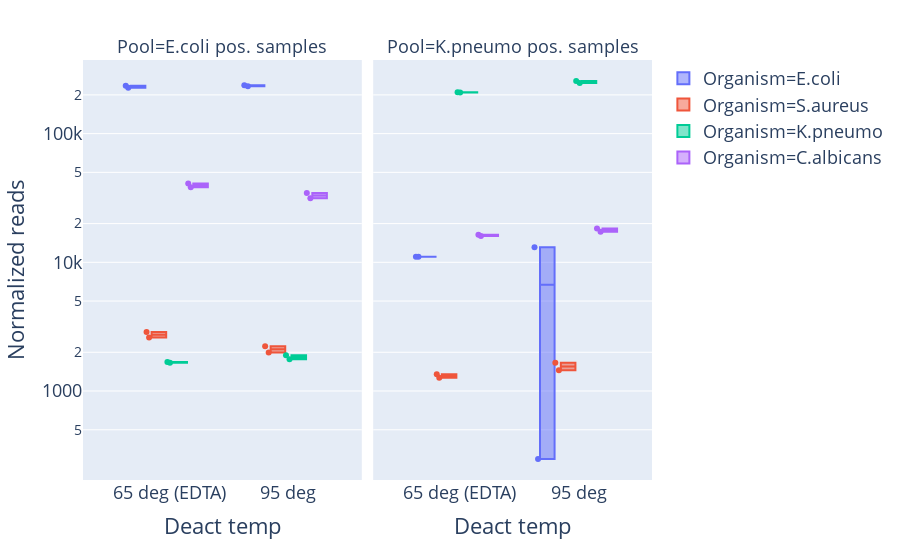

Notebook code cell kept with this figure:
### Code cell
fig = px.box(merged_melt[~(merged_melt['Normalized reads'] == 0) & ~(merged_melt['Organism'] == 'Human') & (merged_melt['centrifugation'] == 'No Spin')],
             x='Deact temp',
             y='Normalized reads', color='Organism',
             log_y=True, facet_col='Pool', category_orders={'centrifugation': ['No Spin', '100g', '200g'], 'Deact temp': ['65 deg (EDTA)', '95 deg']},
             points='all', hover_data=['Accession'])
fig.update_layout(height=700, font=dict(size=18))
fig.show()

### Figure 1 — Plotly figure (JSON) as saved in the notebook; plotly's stock layout.template omitted (floating-point values rounded to 4 significant figures)
{"data": [{"alignmentgroup": "True", "boxpoints": "all", "customdata": [["IDBD-D101079"], ["IDBD-D101080"], ["IDBD-D101083"], ["IDBD-D101084"]], "hoverlabel": {"namelength": 0}, "hovertemplate": "Organism=E.coli<br>Pool=E.coli pos. samples<br>Deact temp=%{x}<br>Normalized reads=%{y}<br>Accession=%{customdata[0]}", "legendgroup": "Organism=E.coli", "marker": {"color": "#636efa"}, "name": "Organism=E.coli", "notched": false, "offsetgroup": "Organism=E.coli", "orientation": "v", "showlegend": true, "type": "box", "x": ["95 deg", "95 deg", "65 deg (EDTA)", "65 deg (EDTA)"], "x0": " ", "xaxis": "x", "y": [237500.0, 233200.0, 235900.0, 227400.0], "y0": " ", "yaxis": "y"}, {"alignmentgroup": "True", "boxpoints": "all", "customdata": [["IDBD-D101081"], ["IDBD-D101082"], ["IDBD-D101085"], ["IDBD-D101086"]], "hoverlabel": {"namelength": 0}, "hovertemplate": "Organism=E.coli<br>Pool=K.pneumo pos. samples<br>Deact temp=%{x}<br>Normalized reads=%{y}<br>Accession=%{customdata[0]}", "legendgroup": "Organism=E.coli", "marker": {"color": "#636efa"}, "name": "Organism=E.coli", "notched": false, "offsetgroup": "Organism=E.coli", "orientation": "v", "showlegend": false, "type": "box", "x": ["95 deg", "95 deg", "65 deg (EDTA)", "65 deg (EDTA)"], "x0": " ", "xaxis": "x2", "y": [296.4, 13120.0, 11070.0, 11060.0], "y0": " ", "yaxis": "y2"}, {"alignmentgroup": "True", "boxpoints": "all", "customdata": [["IDBD-D101079"], ["IDBD-D101080"], ["IDBD-D101083"], ["IDBD-D101084"]], "hoverlabel": {"namelength": 0}, "hovertemplate": "Organism=S.aureus<br>Pool=E.coli pos. samples<br>Deact temp=%{x}<br>Normalized reads=%{y}<br>Accession=%{customdata[0]}", "legendgroup": "Organism=S.aureus", "marker": {"color": "#EF553B"}, "name": "Organism=S.aureus", "notched": false, "offsetgroup": "Organism=S.aureus", "orientation": "v", "showlegend": true, "type": "box", "x": ["95 deg", "95 deg", "65 deg (EDTA)", "65 deg (EDTA)"], "x0": " ", "xaxis": "x", "y": [1988.0, 2228.0, 2873.0, 2610.0], "y0": " ", "yaxis": "y"}, {"alignmentgroup": "True", "boxpoints": "all", "customdata": [["IDBD-D101081"], ["IDBD-D101082"], ["IDBD-D101085"], ["IDBD-D101086"]], "hoverlabel": {"namelength": 0}, "hovertemplate": "Organism=S.aureus<br>Pool=K.pneumo pos. samples<br>Deact temp=%{x}<br>Normalized reads=%{y}<br>Accession=%{customdata[0]}", "legendgroup": "Organism=S.aureus", "marker": {"color": "#EF553B"}, "name": "Organism=S.aureus", "notched": false, "offsetgroup": "Organism=S.aureus", "orientation": "v", "showlegend": false, "type": "box", "x": ["95 deg", "95 deg", "65 deg (EDTA)", "65 deg (EDTA)"], "x0": " ", "xaxis": "x2", "y": [1451.0, 1657.0, 1348.0, 1270.0], "y0": " ", "yaxis": "y2"}, {"alignmentgroup": "True", "boxpoints": "all", "customdata": [["IDBD-D101079"], ["IDBD-D101080"], ["IDBD-D101083"], ["IDBD-D101084"]], "hoverlabel": {"namelength": 0}, "hovertemplate": "Organism=K.pneumo<br>Pool=E.coli pos. samples<br>Deact temp=%{x}<br>Normalized reads=%{y}<br>Accession=%{customdata[0]}", "legendgroup": "Organism=K.pneumo", "marker": {"color": "#00cc96"}, "name": "Organism=K.pneumo", "notched": false, "offsetgroup": "Organism=K.pneumo", "orientation": "v", "showlegend": true, "type": "box", "x": ["95 deg", "95 deg", "65 deg (EDTA)", "65 deg (EDTA)"], "x0": " ", "xaxis": "x", "y": [1767.0, 1899.0, 1680.0, 1660.0], "y0": " ", "yaxis": "y"}, {"alignmentgroup": "True", "boxpoints": "all", "customdata": [["IDBD-D101081"], ["IDBD-D101082"], ["IDBD-D101085"], ["IDBD-D101086"]], "hoverlabel": {"namelength": 0}, "hovertemplate": "Organism=K.pneumo<br>Pool=K.pneumo pos. samples<br>Deact temp=%{x}<br>Normalized reads=%{y}<br>Accession=%{customdata[0]}", "legendgroup": "Organism=K.pneumo", "marker": {"color": "#00cc96"}, "name": "Organism=K.pneumo", "notched": false, "offsetgroup": "Organism=K.pneumo", "orientation": "v", "showlegend": false, "type": "box", "x": ["95 deg", "95 deg", "65 deg (EDTA)", "65 deg (EDTA)"], "x0": " ", "xaxis": "x2", "y": [247300.0, 256400.0, 208400.0, 209500.0], "y0": " ", "yaxis": "y2"}, {"alignmentgroup": "True", "boxpoints": "all", "customdata": [["IDBD-D101079"], ["IDBD-D101080"], ["IDBD-D101083"], ["IDBD-D101084"]], "hoverlabel": {"namelength": 0}, "hovertemplate": "Organism=C.albicans<br>Pool=E.coli pos. samples<br>Deact temp=%{x}<br>Normalized reads=%{y}<br>Accession=%{customdata[0]}", "legendgroup": "Organism=C.albicans", "marker": {"color": "#ab63fa"}, "name": "Organism=C.albicans", "notched": false, "offsetgroup": "Organism=C.albicans", "orientation": "v", "showlegend": true, "type": "box", "x": ["95 deg", "95 deg", "65 deg (EDTA)", "65 deg (EDTA)"], "x0": " ", "xaxis": "x", "y": [34590.0, 31490.0, 41060.0, 38280.0], "y0": " ", "yaxis": "y"}, {"alignmentgroup": "True", "boxpoints": "all", "customdata": [["IDBD-D101081"], ["IDBD-D101082"], ["IDBD-D101085"], ["IDBD-D101086"]], "hoverlabel": {"namelength": 0}, "hovertemplate": "Organism=C.albicans<br>Pool=K.pneumo pos. samples<br>Deact temp=%{x}<br>Normalized reads=%{y}<br>Accession=%{customdata[0]}", "legendgroup": "Organism=C.albicans", "marker": {"color": "#ab63fa"}, "name": "Organism=C.albicans", "notched": false, "offsetgroup": "Organism=C.albicans", "orientation": "v", "showlegend": false, "type": "box", "x": ["95 deg", "95 deg", "65 deg (EDTA)", "65 deg (EDTA)"], "x0": " ", "xaxis": "x2", "y": [17300.0, 18340.0, 16020.0, 16400.0], "y0": " ", "yaxis": "y2"}], "layout": {"annotations": [{"font": {}, "showarrow": false, "text": "Pool=E.coli pos. samples", "x": 0.245, "xanchor": "center", "xref": "paper", "y": 1, "yanchor": "bottom", "yref": "paper"}, {"font": {}, "showarrow": false, "text": "Pool=K.pneumo pos. samples", "x": 0.755, "xanchor": "center", "xref": "paper", "y": 1, "yanchor": "bottom", "yref": "paper"}], "autosize": true, "boxmode": "group", "font": {"size": 18}, "legend": {"tracegroupgap": 0}, "margin": {"t": 60}, "xaxis": {"anchor": "y", "autorange": true, "categoryarray": ["65 deg (EDTA)", "95 deg"], "categoryorder": "array", "domain": [0, 0.49], "range": [-0.7118, 1.616], "title": {"text": "Deact temp"}, "type": "category"}, "xaxis2": {"anchor": "y2", "autorange": true, "categoryarray": ["65 deg (EDTA)", "95 deg"], "categoryorder": "array", "domain": [0.51, 1], "matches": "x", "range": [-0.7118, 1.616], "title": {"text": "Deact temp"}, "type": "category"}, "yaxis": {"anchor": "x", "autorange": true, "domain": [0, 1], "range": [2.309, 5.572], "title": {"text": "Normalized reads"}, "type": "log"}, "yaxis2": {"anchor": "x2", "autorange": true, "domain": [0, 1], "matches": "y", "range": [2.309, 5.572], "showticklabels": false, "type": "log"}}}
